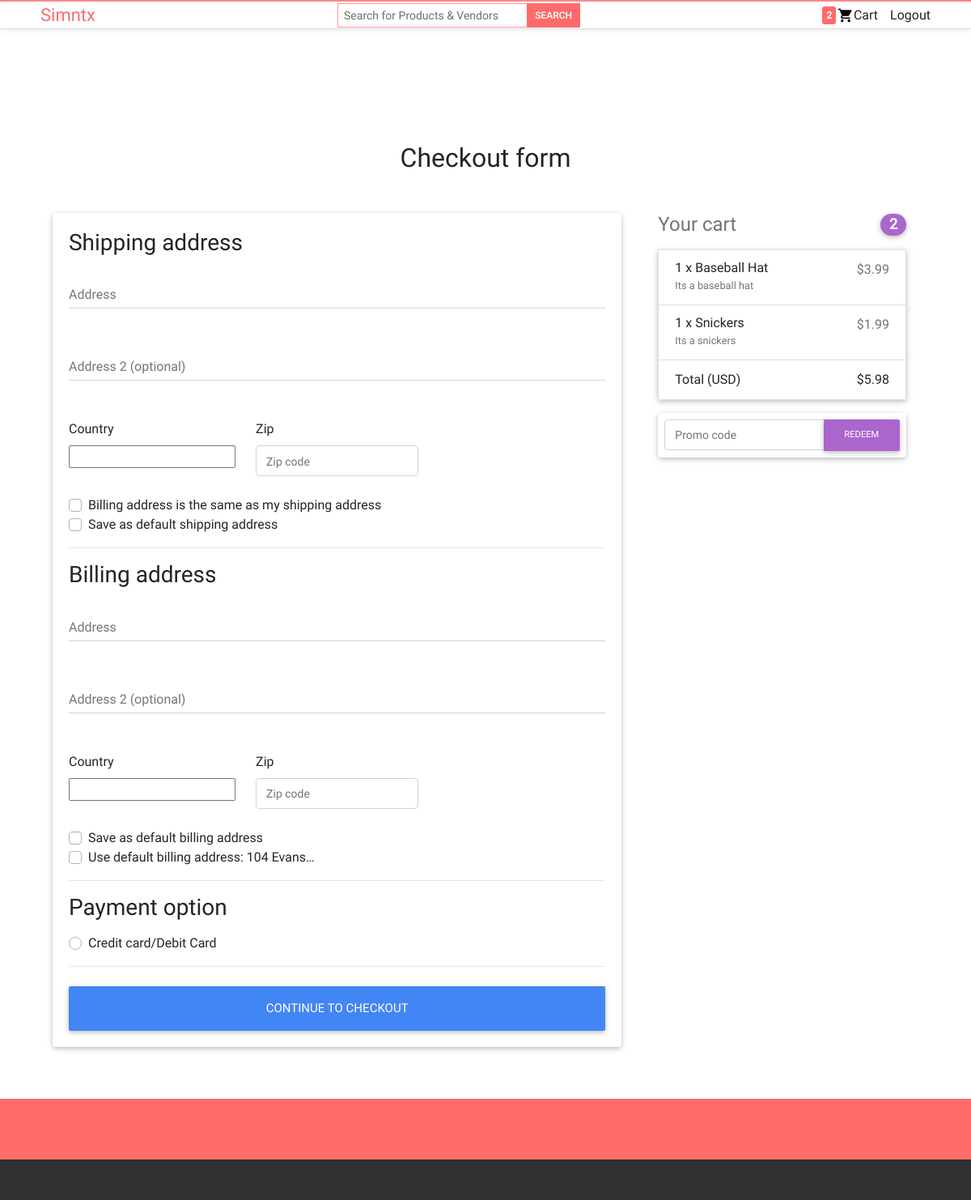
Page /checkout/ (signed in) on the earlier database version.
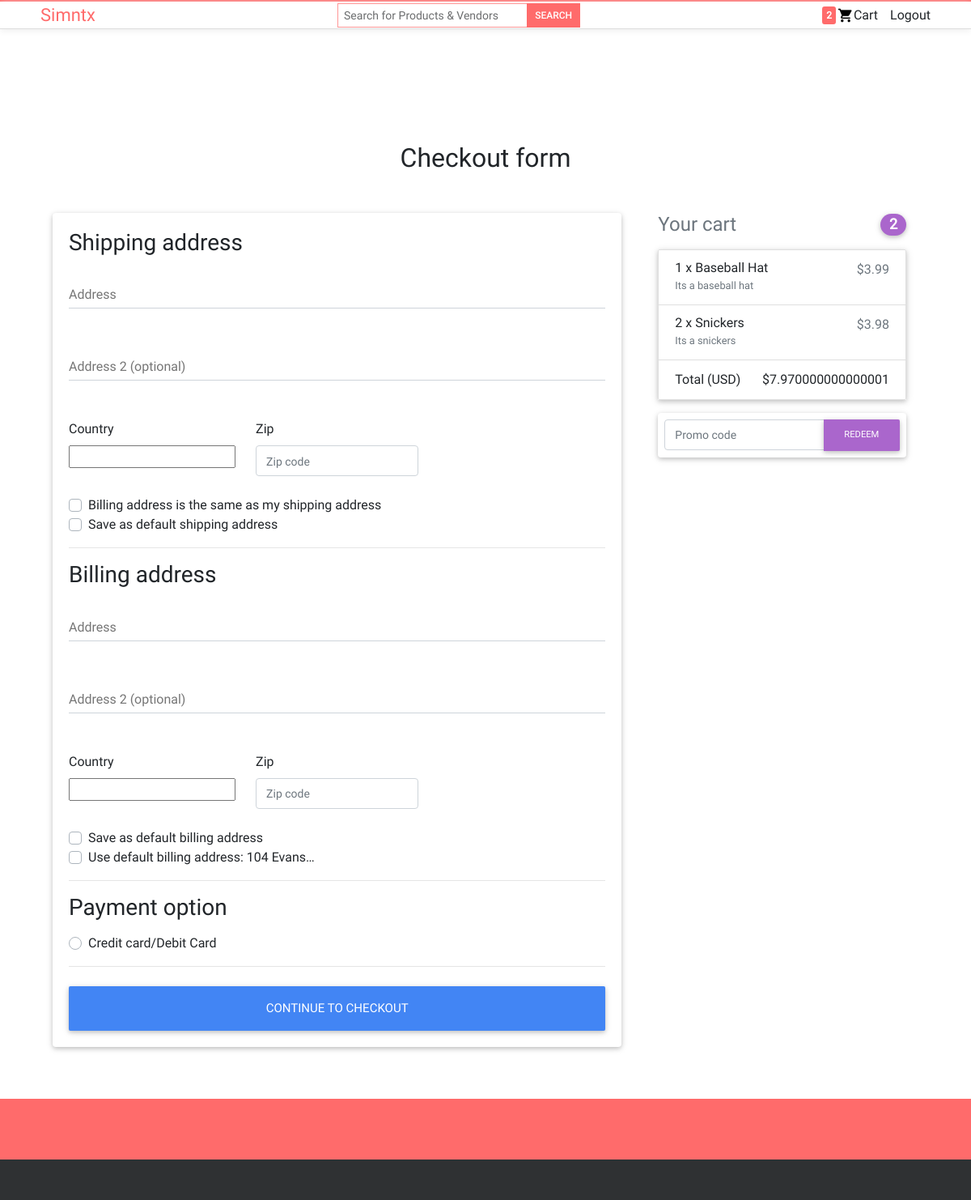
Same page on the later database version.
### core/models.py (models this page shows, shortened)
class OrderItem(models.Model):
    user = models.ForeignKey(settings.AUTH_USER_MODEL,
                             on_delete=models.CASCADE)
    ordered = models.BooleanField(default=False)
    item = models.ForeignKey(Item, on_delete=models.CASCADE)
    quantity = models.IntegerField(default=1)
    def get_total_item_price(self):
        return self.quantity * self.item.price
    def get_final_price(self):
        if self.item.discount_price:
            return self.get_total_discount_item_price()
        return self.get_total_item_price()

class Item(models.Model):
    title = models.CharField(max_length=100)
    price = models.FloatField()
    discount_price = models.FloatField(blank=True, null=True)
    label = models.CharField(choices=LABEL_CHOICES, max_length=1)
    slug = models.SlugField()
    description = models.TextField()
    image = models.ImageField()
    vendor = models.ForeignKey('Vendor', on_delete=models.CASCADE)
    tags = models.ManyToManyField('Tag')

class Order(models.Model):
    user = models.ForeignKey(settings.AUTH_USER_MODEL,
                             on_delete=models.CASCADE)
    ref_code = models.CharField(max_length=20, blank=True, null=True)
    items = models.ManyToManyField(OrderItem)
    start_date = models.DateTimeField(auto_now_add=True)
    ordered_date = models.DateTimeField()
    ordered = models.BooleanField(default=False)
    shipping_address = models.ForeignKey(
        'Address', related_name='shipping_address', on_delete=models.SET_NULL, blank=True, null=True)
    billing_address = models.ForeignKey(
        'Address', related_name='billing_address', on_delete=models.SET_NULL, blank=True, null=True)
    payment = models.ForeignKey(
        'Payment', on_delete=models.SET_NULL, blank=True, null=True)
    coupon = models.ForeignKey(
        'Coupon', on_delete=models.SET_NULL, blank=True, null=True)
    being_delivered = models.BooleanField(default=False)
    received = models.BooleanField(default=False)
    refund_requested = models.BooleanField(default=False)
    refund_granted = models.BooleanField(default=False)
    driver = models.CharField(default="None", max_length=20)
    '''
    1. Item added to cart
    2. Adding a billing address
    (Failed checkout)
    3. Payment
    (Preprocessing, processing, packaging etc.)
    4. Being delivered
    5. Received
    6. Refunds
    '''
    def get_total(self):
        total = 0
        for order_item in self.items.all():
            total += order_item.get_final_price()
        if self.coupon:
            total -= self.coupon.amount
        return total

### core/views.py (the view, shortened to what this page needs)
# urls.py: path('checkout/', views.CheckoutView.as_view(), name='checkout'),
class CheckoutView(View):
    def get(self, *args, **kwargs):
        try:
            order = Order.objects.get(user=self.request.user, ordered=False)
            form = CheckoutForm()
            context = {
                'form': form,
                'couponform': CouponForm(),
                'order': order,
                'DISPLAY_COUPON_FORM': True
            }
            shipping_address_qs = Address.objects.filter(
                user=self.request.user,
                address_type='S',
                default=True
            )
            if shipping_address_qs.exists():
                context.update(
                    {'default_shipping_address': shipping_address_qs[0]})
            billing_address_qs = Address.objects.filter(
                user=self.request.user,
                address_type='B',
                default=True
            )
            if billing_address_qs.exists():
                context.update(
                    {'default_billing_address': billing_address_qs[0]})
            return render(self.request, "checkout.html", context)
        except ObjectDoesNotExist:
            messages.info(self.request, "You do not have an active order")
            return redirect("core:checkout")

### core/forms.py
class CheckoutForm(forms.Form):
    shipping_address = forms.CharField(required=False)
    shipping_address2 = forms.CharField(required=False)
    shipping_country = CountryField(blank_label='(select country)').formfield(
        required=False,
        widget=CountrySelectWidget(attrs={
            'class': 'custom-select d-block w-100',
        }))
    shipping_zip = forms.CharField(required=False)
    billing_address = forms.CharField(required=False)
    billing_address2 = forms.CharField(required=False)
    billing_country = CountryField(blank_label='(select country)').formfield(
        required=False,
        widget=CountrySelectWidget(attrs={
            'class': 'custom-select d-block w-100',
        }))
    billing_zip = forms.CharField(required=False)
    same_billing_address = forms.BooleanField(required=False)
    set_default_shipping = forms.BooleanField(required=False)
    use_default_shipping = forms.BooleanField(required=False)
    set_default_billing = forms.BooleanField(required=False)
    use_default_billing = forms.BooleanField(required=False)
    payment_option = forms.ChoiceField(
        widget=forms.RadioSelect, choices=PAYMENT_CHOICES)

### templates/checkout.html (shortened to what the changed rows need)
{% extends "base.html" %}
{% load crispy_forms_tags %}
{% block css %}
	{% include 'bootstrap_css.html' %}
{% endblock %}
{% block content %}
  <main >
    <div class="container wow fadeIn">
      <h2 class="my-5 h2 text-center">Checkout form</h2>
      <div class="row">
        <div class="col-md-4 mb-4">
          {% include "order_snippet.html" %}
        </div>
      </div>
    </div>
  </main>
{% endblock content %}

### templates/order_snippet.html (shortened to what this page needs)
<div class="col-md-12 mb-4">
    <h4 class="d-flex justify-content-between align-items-center mb-3">
    <span class="text-muted">Your cart</span>
    <span class="badge badge-secondary badge-pill">{{ order.items.count }}</span>
    </h4>
    <ul class="list-group mb-3 z-depth-1">
    {% for order_item in order.items.all %}
    <li class="list-group-item d-flex justify-content-between lh-condensed">
        <div>
        <h6 class="my-0">{{ order_item.quantity }} x {{ order_item.item.title}}</h6>
        <small class="text-muted">{{ order_item.item.description}}</small>
        </div>
        <span class="text-muted">${{ order_item.get_final_price }}</span>
    </li>
    {% endfor %}
    <li class="list-group-item d-flex justify-content-between">
        <span>Total (USD)</span>
        <strong>${{ order.get_total }}</strong>
    </li>
    </ul>
    {% if DISPLAY_COUPON_FORM %}
    <form class="card p-2" action="{% url 'core:add-coupon' %}" method="POST">
        <div class="input-group">
            {{ couponform.code }}
            <div class="input-group-append">
            <button class="btn btn-secondary btn-md waves-effect m-0" type="submit">Redeem</button>
            </div>
        </div>
    </form>
    {% endif %}
</div>

Differences in the rows shown:
changed through a linked row, Order: get_total "5.98" → "7.970000000000001"
changed OrderItem "Snickers": quantity "1" → "2"; get_final_price "1.99" → "3.98"
